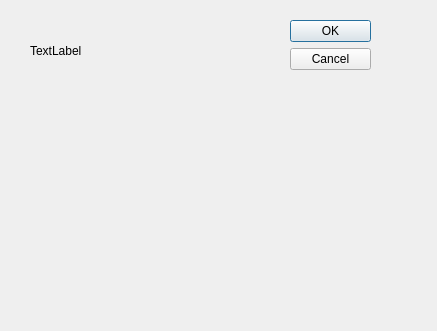
<?xml version="1.0" encoding="UTF-8"?>
<ui version="4.0">
 <class>Dialog</class>
 <widget class="QDialog" name="Dialog">
  <property name="geometry">
   <rect>
    <x>0</x>
    <y>0</y>
    <width>437</width>
    <height>331</height>
   </rect>
  </property>
  <property name="windowTitle">
   <string>Dialog</string>
  </property>
  <widget class="QDialogButtonBox" name="buttonBox">
   <property name="geometry">
    <rect>
     <x>290</x>
     <y>20</y>
     <width>81</width>
     <height>241</height>
    </rect>
   </property>
   <property name="orientation">
    <enum>Qt::Vertical</enum>
   </property>
   <property name="standardButtons">
    <set>QDialogButtonBox::Cancel|QDialogButtonBox::Ok</set>
   </property>
  </widget>
  <widget class="QLabel" name="label">
   <property name="geometry">
    <rect>
     <x>30</x>
     <y>30</y>
     <width>181</width>
     <height>41</height>
    </rect>
   </property>
   <property name="text">
    <string>TextLabel</string>
   </property>
  </widget>
 </widget>
 <resources/>
 <connections>
  <connection>
   <sender>buttonBox</sender>
   <signal>accepted()</signal>
   <receiver>Dialog</receiver>
   <slot>accept()</slot>
   <hints>
    <hint type="sourcelabel">
     <x>248</x>
     <y>254</y>
    </hint>
    <hint type="destinationlabel">
     <x>157</x>
     <y>274</y>
    </hint>
   </hints>
  </connection>
  <connection>
   <sender>buttonBox</sender>
   <signal>rejected()</signal>
   <receiver>Dialog</receiver>
   <slot>reject()</slot>
   <hints>
    <hint type="sourcelabel">
     <x>316</x>
     <y>260</y>
    </hint>
    <hint type="destinationlabel">
     <x>286</x>
     <y>274</y>
    </hint>
   </hints>
  </connection>
 </connections>
</ui>
